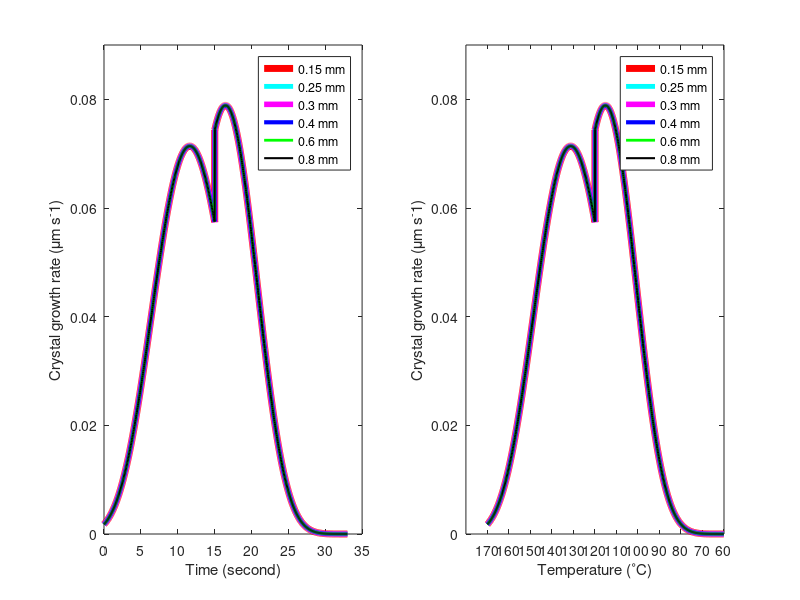
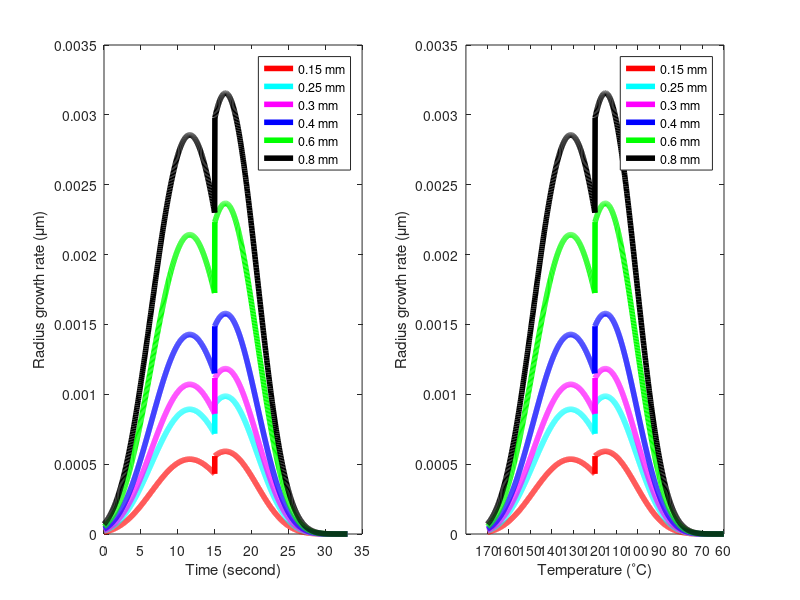

The MATLAB script that drew these images, in order: (Note: this script raises an error after producing the figures.)
% Parameters-change nozzle diameter
U    = 1500;
Rg   = 1.987;
Goi  = 3.98e7;
Goii = 4.81e11;
Kgi  = 2.55e5;
Kgii = 5.51e5;
k    = 1 / 54978;
C2K = 273.15;
Tm   = 212 + C2K;
No_4   = 63;
No_15   = 24;
No_25   = 39;
No_3   = 47;
No_6   = 94;
No_8   = 126;

% Variables
t_step_4     = 0.02;         % Time step
t_4          = 0:t_step_4:33;   % Time
n_tsteps_4   = numel(t_4);     % Number of time steps
n_sections_4 = n_tsteps_4;     % Number of sections of material deposited
T_D1_4       = 170 - 3.33 * t_4; % Temperature time series for section D1

t_step_15     = 0.0075;         
t_15          = 0:t_step_15:33;   
n_tsteps_15   = numel(t_15);     
n_sections_15 = n_tsteps_15;     
T_D1_15       = 170 - 3.33 * t_15;

t_step_25     = 0.0125;         
t_25          = 0:t_step_25:33;   
n_tsteps_25   = numel(t_25);     
n_sections_25 = n_tsteps_25;     
T_D1_25       = 170 - 3.33 * t_25;

t_step_3     = 0.015;         
t_3          = 0:t_step_3:33;   
n_tsteps_3   = numel(t_3);     
n_sections_3 = n_tsteps_3;     
T_D1_3       = 170 - 3.33 * t_3;

t_step_6     = 0.03;         
t_6          = 0:t_step_6:33;   
n_tsteps_6   = numel(t_6);     
n_sections_6 = n_tsteps_6;     
T_D1_6       = 170 - 3.33 * t_6;

t_step_8     = 0.04;         
t_8          = 0:t_step_8:33;   
n_tsteps_8   = numel(t_8);     
n_sections_8 = n_tsteps_8;     
T_D1_8       = 170 - 3.33 * t_8; 

%% Pre-allocate temperature and mask matrices
% Columns for D1 -- to end, and rows for time.
T_4 = zeros(n_tsteps_4);                    % Temperature of current section (D1 ... end) at current time
mask_4 = zeros(n_tsteps_4, 'logical');      % Mask array to filter data / non-data
for i = 1:250
	last_section_step_4 = n_sections_4 -i +1;
	T_4(i:end, i) = T_D1_4(1:last_section_step_4);
	mask_4(i:end, i) = true;
end

T_15 = zeros(n_tsteps_15);                    
mask_15 = zeros(n_tsteps_15, 'logical');      
for i = 1:667
	last_section_step_15 = n_sections_15 -i +1;
	T_15(i:end, i) = T_D1_15(1:last_section_step_15);
	mask_15(i:end, i) = true;
end

T_25 = zeros(n_tsteps_25);                    
mask_25 = zeros(n_tsteps_25, 'logical');      
for i = 1:400
	last_section_step_25 = n_sections_25 -i +1;
	T_25(i:end, i) = T_D1_25(1:last_section_step_25);
	mask_25(i:end, i) = true;
end

T_3 = zeros(n_tsteps_3);                    
mask_3 = zeros(n_tsteps_3, 'logical');      
for i = 1:333
	last_section_step_3 = n_sections_3 -i +1;
	T_3(i:end, i) = T_D1_3(1:last_section_step_3);
	mask_3(i:end, i) = true;
end

T_6 = zeros(n_tsteps_6);                    
mask_6 = zeros(n_tsteps_6, 'logical');      
for i = 1:167
	last_section_step_6 = n_sections_6 -i +1;
	T_6(i:end, i) = T_D1_6(1:last_section_step_6);
	mask_6(i:end, i) = true;
end

T_8 = zeros(n_tsteps_8);                    
mask_8 = zeros(n_tsteps_8, 'logical');
for i = 1:125
	last_section_step_8 = n_sections_8 -i +1;
	T_8(i:end, i) = T_D1_8(1:last_section_step_8);
	mask_8(i:end, i) = true;
end

%% Growth rate
T_threshold_4 = 120;   % Temperature threshold
G_4 = zeros(n_tsteps_4); % Growth rate
above_threshold_4 = T_4 >= T_threshold_4;

G_above_4 = Goi * exp(-U ./ (Rg * (T_4 - 30))) .* exp(-Kgi .* (T_4 + C2K + Tm) ./ (2 * (T_4 + C2K).^2 .* (Tm - T_4 - C2K)));
G_below_4 = Goii * exp(-U ./ (Rg * (T_4 - 30))) .* exp(-Kgii .* (T_4 + C2K + Tm) ./ (2 * (T_4 + C2K).^2 .* (Tm - T_4 - C2K)));

G_4(above_threshold_4) = G_above_4(above_threshold_4);
G_4(~above_threshold_4) = G_below_4(~above_threshold_4);
G_4 = G_4 / 60;
G_4(~mask_4) = NaN;

T_threshold_15 = 120;   
G_15 = zeros(n_tsteps_15); 
above_threshold_15 = T_15 >= T_threshold_15;

G_above_15 = Goi * exp(-U ./ (Rg * (T_15 - 30))) .* exp(-Kgi .* (T_15 + C2K + Tm) ./ (2 * (T_15 + C2K).^2 .* (Tm - T_15 - C2K)));
G_below_15 = Goii * exp(-U ./ (Rg * (T_15 - 30))) .* exp(-Kgii .* (T_15 + C2K + Tm) ./ (2 * (T_15 + C2K).^2 .* (Tm - T_15 - C2K)));

G_15(above_threshold_15) = G_above_15(above_threshold_15);
G_15(~above_threshold_15) = G_below_15(~above_threshold_15);
G_15 = G_15 / 60;
G_15(~mask_15) = NaN;

T_threshold_25 = 120;   
G_25 = zeros(n_tsteps_25); 
above_threshold_25 = T_25 >= T_threshold_25;

G_above_25 = Goi * exp(-U ./ (Rg * (T_25 - 30))) .* exp(-Kgi .* (T_25 + C2K + Tm) ./ (2 * (T_25 + C2K).^2 .* (Tm - T_25 - C2K)));
G_below_25 = Goii * exp(-U ./ (Rg * (T_25 - 30))) .* exp(-Kgii .* (T_25 + C2K + Tm) ./ (2 * (T_25 + C2K).^2 .* (Tm - T_25 - C2K)));

G_25(above_threshold_25) = G_above_25(above_threshold_25);
G_25(~above_threshold_25) = G_below_25(~above_threshold_25);
G_25 = G_25 / 60;
G_25(~mask_25) = NaN;

T_threshold_3 = 120;   
G_3 = zeros(n_tsteps_3); 
above_threshold_3 = T_3 >= T_threshold_3;

G_above_3 = Goi * exp(-U ./ (Rg * (T_3 - 30))) .* exp(-Kgi .* (T_3 + C2K + Tm) ./ (2 * (T_3 + C2K).^2 .* (Tm - T_3 - C2K)));
G_below_3 = Goii * exp(-U ./ (Rg * (T_3 - 30))) .* exp(-Kgii .* (T_3 + C2K + Tm) ./ (2 * (T_3 + C2K).^2 .* (Tm - T_3 - C2K)));

G_3(above_threshold_3) = G_above_3(above_threshold_3);
G_3(~above_threshold_3) = G_below_3(~above_threshold_3);
G_3 = G_3 / 60;
G_3(~mask_3) = NaN;

T_threshold_6 = 120;   
G_6 = zeros(n_tsteps_6); 
above_threshold_6 = T_6 >= T_threshold_6;

G_above_6 = Goi * exp(-U ./ (Rg * (T_6 - 30))) .* exp(-Kgi .* (T_6 + C2K + Tm) ./ (2 * (T_6 + C2K).^2 .* (Tm - T_6 - C2K)));
G_below_6 = Goii * exp(-U ./ (Rg * (T_6 - 30))) .* exp(-Kgii .* (T_6 + C2K + Tm) ./ (2 * (T_6 + C2K).^2 .* (Tm - T_6 - C2K)));

G_6(above_threshold_6) = G_above_6(above_threshold_6);
G_6(~above_threshold_6) = G_below_6(~above_threshold_6);
G_6 = G_6 / 60;
G_6(~mask_6) = NaN;

T_threshold_8 = 120;   
G_8 = zeros(n_tsteps_8); 
above_threshold_8 = T_8 >= T_threshold_8;

G_above_8 = Goi * exp(-U ./ (Rg * (T_8 - 30))) .* exp(-Kgi .* (T_8 + C2K + Tm) ./ (2 * (T_8 + C2K).^2 .* (Tm - T_8 - C2K)));
G_below_8 = Goii * exp(-U ./ (Rg * (T_8 - 30))) .* exp(-Kgii .* (T_8 + C2K + Tm) ./ (2 * (T_8 + C2K).^2 .* (Tm - T_8 - C2K)));

G_8(above_threshold_8) = G_above_8(above_threshold_8);
G_8(~above_threshold_8) = G_below_8(~above_threshold_8);
G_8 = G_8 / 60;
G_8(~mask_8) = NaN;

%% 1. Growth rate for one crystal since t0, from D1.
figure('Name', 'Growth rate of spherulites');
subplot(1,2,1);
plot(t_15,G_15(:,1), 'r', 'LineWidth',5);
hold on
plot(t_25,G_25(:,1), 'c', 'LineWidth',3.5);
hold on
plot(t_3,G_3(:,1), 'm', 'LineWidth',4);
hold on
plot(t_4,G_4(:,1), 'b', 'LineWidth',3);
hold on
plot(t_6,G_6(:,1), 'g', 'LineWidth',2);
hold on
plot(t_8,G_8(:,1), 'k', 'LineWidth',1.5);
xlabel('Time (second)');
ylabel('Crystal growth rate ({\mu}m s^-1)');
legend('0.15 mm', '0.25 mm', '0.3 mm', '0.4 mm', '0.6 mm', '0.8 mm');
ylim([0,0.09]);
box on
subplot(1,2,2);
plot(T_D1_15,G_15(:,1), 'r', 'LineWidth',5);
hold on
plot(T_D1_25,G_25(:,1), 'c', 'LineWidth',3.5);
hold on
plot(T_D1_3,G_3(:,1), 'm', 'LineWidth',4);
hold on
plot(T_D1_4,G_4(:,1), 'b', 'LineWidth',3);
hold on
plot(T_D1_6,G_6(:,1), 'g', 'LineWidth',2);
hold on
plot(T_D1_8,G_8(:,1), 'k', 'LineWidth',1.5);
xlabel('Temperature (^{\circ}C)');
ylabel('Crystal growth rate ({\mu}m s^-1)');
set(gca,'xtick',60:10:170);
set(gca,'xdir','reverse');
legend('0.15 mm', '0.25 mm', '0.3 mm', '0.4 mm', '0.6 mm', '0.8 mm');
ylim([0,0.09]);
box on

%% Crystal size
% delta_Rp: Change (increase) in radius of one crystal at each time step
% This is the same for all sizes of crystals (i.e. existing crystals, and
% those nucleated at the current time step).
delta_Rp_4 = G_4 * t_step_4;
delta_Rp_15 = G_15 * t_step_15;
delta_Rp_25= G_25 * t_step_25;
delta_Rp_3 = G_3 * t_step_3;
delta_Rp_6 = G_6 * t_step_6;
delta_Rp_8 = G_8 * t_step_8;

%% 2. Radius growth rate for one crystal since t0, from D1
figure('Name', 'Radius growth rate of spherulites');
subplot(1,2,1);
plot(t_15,delta_Rp_15(:,1), 'r', 'LineWidth',4);
hold on
plot(t_25,delta_Rp_25(:,1), 'c', 'LineWidth',4);
hold on
plot(t_3,delta_Rp_3(:,1), 'm', 'LineWidth',4);
hold on
plot(t_4,delta_Rp_4(:,1), 'b', 'LineWidth',4);
hold on
plot(t_6,delta_Rp_6(:,1), 'g', 'LineWidth',4);
hold on
plot(t_8,delta_Rp_8(:,1), 'k', 'LineWidth',4);
xlabel('Time (second)');
ylabel('Radius growth rate ({\mu}m)');
legend('0.15 mm', '0.25 mm', '0.3 mm', '0.4 mm', '0.6 mm', '0.8 mm');
box on
subplot(1,2,2);
plot(T_D1_15,delta_Rp_15(:,1), 'r', 'LineWidth',4);
hold on 
plot(T_D1_25,delta_Rp_25(:,1), 'c', 'LineWidth',4);
hold on
plot(T_D1_3,delta_Rp_3(:,1), 'm', 'LineWidth',4);
hold on
plot(T_D1_4,delta_Rp_4(:,1), 'b', 'LineWidth',4);
hold on
plot(T_D1_6,delta_Rp_6(:,1), 'g', 'LineWidth',4);
hold on
plot(T_D1_8,delta_Rp_8(:,1), 'k', 'LineWidth',4);
xlabel('Temperature (^{\circ}C)');
ylabel('Radius growth rate ({\mu}m)');
set(gca,'xtick',60:10:170);
set(gca,'xdir','reverse');
legend('0.15 mm', '0.25 mm', '0.3 mm', '0.4 mm', '0.6 mm', '0.8 mm');
box on

clear G_above_4 G_below_4 G_above_15 G_below_15 G_above_25 G_below_25 G_above_3 G_below_3 G_above_6 G_below_6 G_above_8 G_below_8; 
clear G_4 G_15 G_25 G_3 G_6 G_8;

% Rp: Current radius of one particle (crystal)
% Nucleation time (tn) is the page number i.e. Rp(t, D, tn) is the radius
% of one particle in section D, at time t, nucleated at time tn.
Rp_4 = zeros(n_tsteps_4, n_sections_4, n_tsteps_4);
for tn = 1:n_tsteps_4
    Rp_4(tn:end, :, tn) = cumsum(delta_Rp_4(tn:end, :), 1, 'omitnan');
end

Rp_15 = zeros(n_tsteps_15, n_sections_15, n_tsteps_15);
for tn = 1:n_tsteps_15
    Rp_15(tn:end, :, tn) = cumsum(delta_Rp_15(tn:end, :), 1, 'omitnan');
end

Rp_25 = zeros(n_tsteps_25, n_sections_25, n_tsteps_25);
for tn = 1:n_tsteps_25
    Rp_25(tn:end, :, tn) = cumsum(delta_Rp_25(tn:end, :), 1, 'omitnan');
end

Rp_3 = zeros(n_tsteps_3, n_sections_3, n_tsteps_3);
for tn = 1:n_tsteps_3
    Rp_3(tn:end, :, tn) = cumsum(delta_Rp_3(tn:end, :), 1, 'omitnan');
end

Rp_6 = zeros(n_tsteps_6, n_sections_6, n_tsteps_6);
for tn = 1:n_tsteps_6
    Rp_6(tn:end, :, tn) = cumsum(delta_Rp_6(tn:end, :), 1, 'omitnan');
end

Rp_8 = zeros(n_tsteps_8, n_sections_8, n_tsteps_8);
for tn = 1:n_tsteps_8
    Rp_8(tn:end, :, tn) = cumsum(delta_Rp_8(tn:end, :), 1, 'omitnan');
end

%% 3. Radius trajectory of single crystal nucleated at t0, for section D1.
figure('Name', 'Radius trajectory of single crystal');
subplot(1,2,1);
plot(t_15,Rp_15(:,1,1), 'r', 'LineWidth',5);
hold on
plot(t_25,Rp_25(:,1,1), 'c', 'LineWidth',3.5);
hold on
plot(t_3,Rp_3(:,1,1), 'm', 'LineWidth',4);
hold on
plot(t_4,Rp_4(:,1,1), 'b', 'LineWidth',3);
hold on
plot(t_6,Rp_6(:,1,1), 'g', 'LineWidth',2);
hold on
plot(t_8,Rp_8(:,1,1), 'k', 'LineWidth',1.5);
xlabel('Time (second)');
ylabel('Accumulative radius ({\mu}m)');
legend('0.15 mm', '0.25 mm', '0.3 mm', '0.4 mm', '0.6 mm', '0.8 mm');
box on
subplot(1,2,2);
plot(T_D1_15,Rp_15(:,1,1), 'r', 'LineWidth',5);
hold on
plot(T_D1_25,Rp_25(:,1,1), 'c', 'LineWidth',3.5);
hold on
plot(T_D1_3,Rp_3(:,1,1), 'm', 'LineWidth',4);
hold on
plot(T_D1_4,Rp_4(:,1,1), 'b', 'LineWidth',3);
hold on
plot(T_D1_6,Rp_6(:,1,1), 'g', 'LineWidth',2);
hold on
plot(T_D1_8,Rp_8(:,1,1), 'k', 'LineWidth',1.5);
xlabel('Temperature (^{\circ}C)');
ylabel('Accumulative radius ({\mu}m)');
set(gca,'xtick',60:10:170);
set(gca,'xdir','reverse');
legend('0.15 mm', '0.25 mm', '0.3 mm', '0.4 mm', '0.6 mm', '0.8 mm');
box on

clear delta_Rp_4 delta_Rp_15 delta_Rp_25 delta_Rp_3 delta_Rp_6 delta_Rp_8; 

% Vp: Volume of one particle (crystal) at each time step
Vp_4 = 4/3 * pi * Rp_4.^3;
Vp_15 = 4/3 * pi * Rp_15.^3;
Vp_25 = 4/3 * pi * Rp_25.^3;
Vp_3 = 4/3 * pi * Rp_3.^3;
Vp_6 = 4/3 * pi * Rp_6.^3;
Vp_8 = 4/3 * pi * Rp_8.^3;

%% 4. Volume trajectory of single crystal nucleated at t0, for section D1.
figure('Name', 'Volume trajectory of single crystal');
subplot(1,2,1);
plot(t_15,Vp_15(:,1,1), 'r', 'LineWidth',5);
hold on
plot(t_25,Vp_25(:,1,1), 'c', 'LineWidth',3.5);
hold on
plot(t_3,Vp_3(:,1,1), 'm', 'LineWidth',4);
hold on
plot(t_4,Vp_4(:,1,1), 'b', 'LineWidth',3);
hold on
plot(t_6,Vp_6(:,1,1), 'g', 'LineWidth',2);
hold on
plot(t_8,Vp_8(:,1,1), 'k', 'LineWidth',1.5);
xlabel('Time (second)');
ylabel('Accumulative volume ({\mu}m^3)');
legend('0.15 mm', '0.25 mm', '0.3 mm', '0.4 mm', '0.6 mm', '0.8 mm');
box on
subplot(1,2,2);
plot(T_D1_15,Vp_15(:,1,1), 'r', 'LineWidth',5);
hold on
plot(T_D1_25,Vp_25(:,1,1), 'c', 'LineWidth',3.5);
hold on
plot(T_D1_3,Vp_3(:,1,1), 'm', 'LineWidth',4);
hold on
plot(T_D1_4,Vp_4(:,1,1), 'b', 'LineWidth',3);
hold on
plot(T_D1_6,Vp_6(:,1,1), 'g', 'LineWidth',2);
hold on
plot(T_D1_8,Vp_8(:,1,1), 'k', 'LineWidth',1.5);
xlabel('Temperature (^{\circ}C)');
ylabel('Accumulative volume ({\mu}m^3)');
set(gca,'xtick',60:10:170);
set(gca,'xdir','reverse');
legend('0.15 mm', '0.25 mm', '0.3 mm', '0.4 mm', '0.6 mm', '0.8 mm');
box on

clear Rp_4 Rp_15 Rp_25 Rp_3 Rp_6 Rp_8;

%% PLA nucleation
% Total number of particles: not number of nucleated particles at current
% time step
N_4 =  No_4 * exp(-(1/k) ./ ((T_4 + C2K) .* (Tm - T_4 - C2K)));
N_15 =  No_15 * exp(-(1/k) ./ ((T_15 + C2K) .* (Tm - T_15 - C2K)));
N_25 =  No_25 * exp(-(1/k) ./ ((T_25 + C2K) .* (Tm - T_25 - C2K)));
N_3 =  No_3 * exp(-(1/k) ./ ((T_3 + C2K) .* (Tm - T_3 - C2K)));
N_6 =  No_6 * exp(-(1/k) ./ ((T_6 + C2K) .* (Tm - T_6 - C2K)));
N_8 =  No_8 * exp(-(1/k) ./ ((T_8 + C2K) .* (Tm - T_8 - C2K)));

% Number should be zero where T = 0. 
% This is becase where T = 0, it should actually equal NaN instead,
% but this yields an error in the calculation of G.
% Hence use mask afterwards to remove incorrect values.
N_4(~mask_4) = 0;
N_15(~mask_15) = 0;
N_25(~mask_25) = 0;
N_3(~mask_3) = 0;
N_6(~mask_6) = 0;
N_8(~mask_8) = 0;


%% Accumulated volume
V_4 = zeros(n_tsteps_4, n_sections_4, n_tsteps_4);
V_15 = zeros(n_tsteps_15, n_sections_15, n_tsteps_15);
V_25 = zeros(n_tsteps_25, n_sections_25, n_tsteps_25);
V_3 = zeros(n_tsteps_3, n_sections_3, n_tsteps_3);
V_6 = zeros(n_tsteps_6, n_sections_6, n_tsteps_6);
V_8 = zeros(n_tsteps_8, n_sections_8, n_tsteps_8);
% V: Total volume of all crystals
% V(t, D, tn) is the volume of all crystals nucleated at time tn, in
% section D1, at time t.
for tn = 1:n_tsteps_4
    V_4(:, :, tn) = N_4(tn, :) .* Vp_4(:, :, tn);
end

for tn = 1:n_tsteps_15
    V_15(:, :, tn) = N_15(tn, :) .* Vp_15(:, :, tn);
end

for tn = 1:n_tsteps_25
    V_25(:, :, tn) = N_25(tn, :) .* Vp_25(:, :, tn);
end

for tn = 1:n_tsteps_3
    V_3(:, :, tn) = N_3(tn, :) .* Vp_3(:, :, tn);
end

for tn = 1:n_tsteps_6
    V_6(:, :, tn) = N_6(tn, :) .* Vp_6(:, :, tn);
end

for tn = 1:n_tsteps_8
    V_8(:, :, tn) = N_8(tn, :) .* Vp_8(:, :, tn);
end

%% Total volume accumulated since t = 0.
% Vtot: total volume of all particles
Vtot_nt_4 = sum(V_4, 3);        % Sum of volume over all nucleation times
Vtot_sec_4 = sum(Vtot_nt_4, 2); % Sum of volume over all sections and nucleation times
Vtot_t_4 = sum(Vtot_nt_4, 1);   % Sum of volume over all time steps and nucleation times
Vtot_all_4 = sum(Vtot_t_4);     % Volume since t=0 for all particles.
                                % This is the same as sum(Vtot_sec)
                                
Vtot_nt_15 = sum(V_15, 3);        
Vtot_sec_15 = sum(Vtot_nt_15, 2); 
Vtot_t_15 = sum(Vtot_nt_15, 1);   
Vtot_all_15 = sum(Vtot_t_15);

Vtot_nt_25 = sum(V_25, 3);        
Vtot_sec_25 = sum(Vtot_nt_25, 2); 
Vtot_t_25 = sum(Vtot_nt_25, 1);   
Vtot_all_25 = sum(Vtot_t_25);
                            
Vtot_nt_3 = sum(V_3, 3);        
Vtot_sec_3 = sum(Vtot_nt_3, 2); 
Vtot_t_3 = sum(Vtot_nt_3, 1);   
Vtot_all_3 = sum(Vtot_t_3);

Vtot_nt_6 = sum(V_6, 3);        
Vtot_sec_6 = sum(Vtot_nt_6, 2); 
Vtot_t_6 = sum(Vtot_nt_6, 1);   
Vtot_all_6 = sum(Vtot_t_6);

Vtot_nt_8 = sum(V_8, 3);        
Vtot_sec_8 = sum(Vtot_nt_8, 2); 
Vtot_t_8 = sum(Vtot_nt_8, 1);   
Vtot_all_8 = sum(Vtot_t_8);   
                           
%% 5. Nucleation numbers in section D1 in each time step
figure('Name', 'The number of nuclei');
subplot(1,2,1);
plot(t_15,N_15(:,1), 'r', t_25,N_25(:,1), 'c', t_3,N_3(:,1), 'm', t_4,N_4(:,1), 'b',t_6,N_6(:,1), 'g', t_8,N_8(:,1), 'k', 'LineWidth',3);
xlabel('Time (second)');
ylabel('The number of nuclei (N)');
legend('0.15 mm', '0.25 mm', '0.3 mm', '0.4 mm', '0.6 mm', '0.8 mm');
box on
subplot(1,2,2);
plot(T_15(:,1),N_15(:,1), 'r', T_25(:,1),N_25(:,1), 'c', T_3(:,1),N_3(:,1), 'm', T_4(:,1),N_4(:,1), 'b', T_6(:,1),N_6(:,1), 'g',  T_8(:,1),N_8(:,1), 'k', 'LineWidth',3);
xlabel('Temperature (^{\circ}C)');
ylabel('The number of nuclei (N)');
set(gca,'xtick',60:10:170);set(gca,'xdir','reverse');
legend('0.15 mm', '0.25 mm', '0.3 mm', '0.4 mm', '0.6 mm', '0.8 mm');
box on

%% 6. Total crystal volume in each section
figure('name', 'Crystal volume in each section')
hold on
for tn = 1:667
    y = 0.15 * tn;
    scatter(y, (Vtot_nt_15(end,tn)), 'r', 'LineWidth', 1.5);
end
hold on
for tn = 1:400
    y = 0.25 * tn;
    scatter(y, (Vtot_nt_25(end,tn)), 'c', 'LineWidth', 1.5);
end
hold on
for tn = 1:333
    y = 0.3 * tn;
    scatter(y, (Vtot_nt_3(end,tn)), 'm', 'LineWidth', 1.5);
end
hold on
for tn = 1:250
    y = 0.4 * tn;
    scatter(y, (Vtot_nt_4(end,tn)), 'b', 'LineWidth', 1.5);
end
hold on
for tn = 1:167
    y = 0.6 * tn;
    scatter(y, (Vtot_nt_6(end,tn)), 'g', 'LineWidth',1.5);
end
hold on
for tn = 1:125
    y = 0.8 * tn;
    scatter(y, (Vtot_nt_8(end,tn)), 'k', 'LineWidth', 1.5);
end
hold on
xlabel('Distance from the initial printing point (mm)');
ylabel('Crystal volume ({\mu}m^3)');
box on

%% 7. Total crystal volume trajectory from D1 to the end
figure('name', 'Crystal volume over all sections')
hold on
for tn = 1:667
    V_sum_15 = cumsum(Vtot_nt_15(end, 1:tn));
    y = 0.15 * tn;
    scatter(y, (V_sum_15(end)), 'r', 'LineWidth', 1.5);
end
hold on
for tn = 1:400
    V_sum_25 = cumsum(Vtot_nt_25(end, 1:tn));
    y = 0.25 * tn;
    scatter(y, (V_sum_25(end)), 'c', 'LineWidth', 1.5);
end
hold on
for tn = 1:333
    V_sum_3 = cumsum(Vtot_nt_3(end, 1:tn));
    y = 0.3 * tn;
    scatter(y, (V_sum_3(end)), 'm', 'LineWidth', 1.5);
end
hold on
for tn = 1:250
    V_sum_4 = cumsum(Vtot_nt_4(end, 1:tn));
    y = 0.4 * tn;
    scatter(y, (V_sum_4(end)), 'b', 'LineWidth', 1.5);
end
hold on
for tn = 1:167
    V_sum_6 = cumsum(Vtot_nt_6(end, 1:tn));
    y = 0.6 * tn;
    scatter(y, (V_sum_6(end)), 'g', 'LineWidth', 1.5);
end
hold on
for tn = 1:125
    V_sum_8 = cumsum(Vtot_nt_8(end, 1:tn));
    y = 0.8 * tn;
    scatter(y, (V_sum_8(end)), 'k', 'LineWidth', 1.5);
end
xlabel('Distance from the initial printing point (mm)');
ylabel('Accumulated crystal volume ({\mu}m^3)');
box on